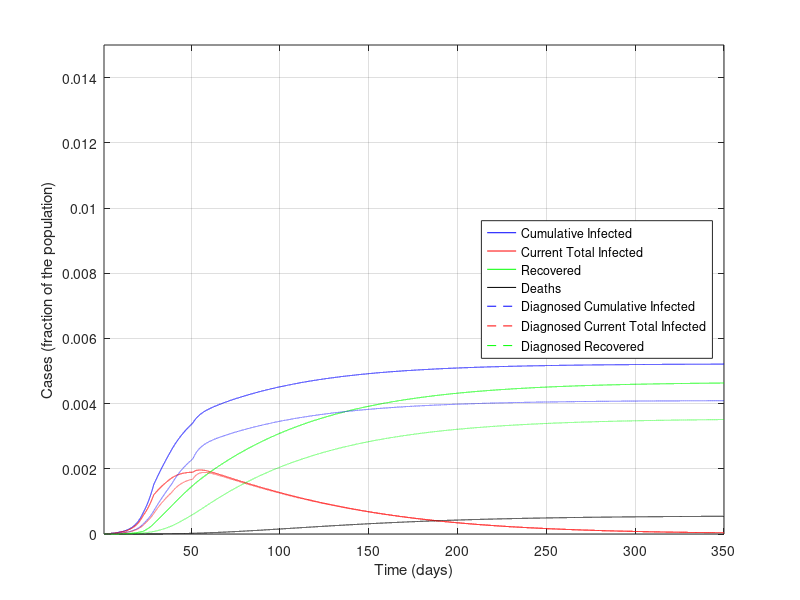
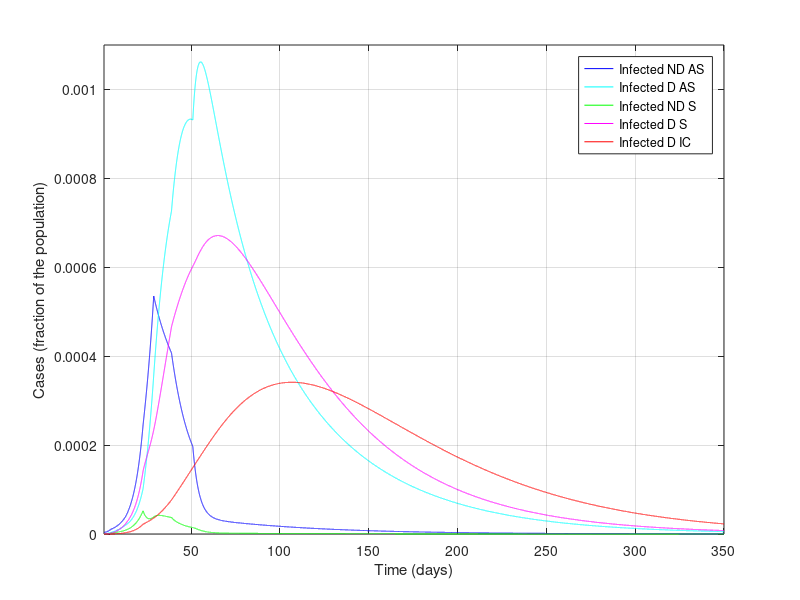

These figures' MATLAB source, in order:
%%%%%%%%%%%%%%%%%%%%%%%%%%%%%%%%%%%%%%%%
%%%%%%%%%%%%%%%%%%%%%%%%%%%%%%%%%%%%%%%%
% MATLAB Code for epidemic simulations with the SIDARTHE model in the work
%
% Modelling the COVID-19 epidemic and implementation of population-wide interventions in Italy
% by Giulia Giordano, Franco Blanchini, Raffaele Bruno, Patrizio Colaneri, Alessandro Di Filippo, Angela Di Matteo, Marta Colaneri
%
% Giulia Giordano, April 5, 2020
% Contact: giulia.giordano@unitn.it
%%%%%%%%%%%%%%%%%%%%%%%%%%%%%%%%%%%%%%%%
%%%%%%%%%%%%%%%%%%%%%%%%%%%%%%%%%%%%%%%%

clear all
close all
clc

%%%%%%%%%%%%%%%%%%%%%%%%%%%%%%%%%%%%%%%%
% DATA
%%%%%%%%%%%%%%%%%%%%%%%%%%%%%%%%%%%%%%%%

% Italian population
popolazione=60e6;

%%%%%%%%%%%%%%%%%%%%%%%%%%%%%%%%%%%%%%%%
% PARAMETERS
%%%%%%%%%%%%%%%%%%%%%%%%%%%%%%%%%%%%%%%%

% Simulation horizon: CAN BE MODIFIED AT ONE'S WILL
Orizzonte = 350;

% Plot yes/no: SET TO 1 IF PDF FIGURES MUST BE GENERATED, 0 OTHERWISE
plotPDF = 0;

% Time-step for Euler discretisation of the continuous-time system
step=0.01;

% Transmission rate due to contacts with UNDETECTED asymptomatic infected
alfa=0.57;
% Transmission rate due to contacts with DETECTED asymptomatic infected
beta=0.0114;
% Transmission rate due to contacts with UNDETECTED symptomatic infected
gamma=0.456;
% Transmission rate due to contacts with DETECTED symptomatic infected
delta=0.0114;

% Detection rate for ASYMPTOMATIC
epsilon=0.171;
% Detection rate for SYMPTOMATIC
theta=0.3705;

% Worsening rate: UNDETECTED asymptomatic infected becomes symptomatic
zeta=0.1254;
% Worsening rate: DETECTED asymptomatic infected becomes symptomatic
eta=0.1254;

% Worsening rate: UNDETECTED symptomatic infected develop life-threatening
% symptoms
mu=0.0171;
% Worsening rate: DETECTED symptomatic infected develop life-threatening
% symptoms
nu=0.0274;

% Mortality rate for infected with life-threatening symptoms
tau=0.01;

% Recovery rate for undetected asymptomatic infected
lambda=0.0342;
% Recovery rate for detected asymptomatic infected
rho=0.0342;
% Recovery rate for undetected symptomatic infected
kappa=0.0171;
% Recovery rate for detected symptomatic infected
xi=0.0171;
% Recovery rate for life-threatened symptomatic infected
sigma=0.0171;

% Rate of loss of immunity
ki=0;

%%%%%%%%%%%%%%%%%%%%%%%%%%%%%%%%%%%%%%%%
% DEFINITIONS
%%%%%%%%%%%%%%%%%%%%%%%%%%%%%%%%%%%%%%%%

% Parameters
r1=epsilon+zeta+lambda;
r2=eta+rho;
r3=theta+mu+kappa;
r4=nu+xi;
r5=sigma+tau;

% Initial R0
R0_iniziale=alfa/r1+beta*epsilon/(r1*r2)+gamma*zeta/(r1*r3)+delta*eta*epsilon/(r1*r2*r4)+delta*zeta*theta/(r1*r3*r4)

% Time horizon
t=1:step:Orizzonte;

% Vectors for time evolution of variables
S=zeros(1,length(t));
I=zeros(1,length(t));
D=zeros(1,length(t));
A=zeros(1,length(t));
R=zeros(1,length(t));
T=zeros(1,length(t));
H=zeros(1,length(t));
H_diagnosticati=zeros(1,length(t)); % DIAGNOSED recovered only!
E=zeros(1,length(t));

% Vectors for time evolution of actual/perceived Case Fatality Rate
M=zeros(1,length(t));
P=zeros(1,length(t));

%%%%%%%%%%%%%%%%%%%%%%%%%%%%%%%%%%%%%%%%
% INITIAL CONDITIONS
%%%%%%%%%%%%%%%%%%%%%%%%%%%%%%%%%%%%%%%%

I(1)=200/popolazione;
D(1)=20/popolazione;
A(1)=1/popolazione;
R(1)=2/popolazione;
T(1)=0.00;
H(1)=0.00;
E(1)=0.00;
S(1)=1-I(1)-D(1)-A(1)-R(1)-T(1)-H(1)-E(1);

H_diagnosticati(1) = 0.00; % DIAGNOSED recovered only
Infetti_reali(1)=I(1)+D(1)+A(1)+R(1)+T(1); % Actual currently infected

M(1)=0;
P(1)=0;

% Whole state vector
x=[S(1);I(1);D(1);A(1);R(1);T(1);H(1);E(1);H_diagnosticati(1);Infetti_reali(1)];

%%%%%%%%%%%%%%%%%%%%%%%%%%%%%%%%%%%%%%%%
% SIMULATION
%%%%%%%%%%%%%%%%%%%%%%%%%%%%%%%%%%%%%%%%

% "Control" binary variables to compute the new R0 every time a policy has
% changed the parameters
plottato = 0;
plottato1 = 0;
plottato_bis = 0;
plottato_tris = 0;
plottato_quat = 0;
plottato_fin = 0;

for i=2:length(t)

    if (i>4/step) % Basic social distancing (awareness, schools closed)
        alfa=0.4218;
        gamma=0.285;
        beta = 0.0057;
        delta=0.0057;
        if plottato == 0 % Compute the new R0
            r1=epsilon+zeta+lambda;
            r2=eta+rho;
            r3=theta+mu+kappa;
            r4=nu+xi;
            r5=sigma+tau;
            R0_primemisure=alfa/r1+beta*epsilon/(r1*r2)+gamma*zeta/(r1*r3)+delta*eta*epsilon/(r1*r2*r4)+delta*zeta*theta/(r1*r3*r4)
            plottato = 1;
        end
    end

    if (i>12/step)
        % Screening limited to / focused on symptomatic subjects
        epsilon=0.1425;
        if plottato1 == 0
            r1=epsilon+zeta+lambda;
            r2=eta+rho;
            r3=theta+mu+kappa;
            r4=nu+xi;
            r5=sigma+tau;
            R0_primemisureeps=alfa/r1+beta*epsilon/(r1*r2)+gamma*zeta/(r1*r3)+delta*eta*epsilon/(r1*r2*r4)+delta*zeta*theta/(r1*r3*r4)
            plottato1 = 1;
        end
    end

    if (i>22/step) % Social distancing: lockdown, mild effect

        alfa=0.36;
        beta=0.005;
        gamma=0.2;
        delta=0.005;

        mu = 0.008;
        nu = 0.015;

        zeta=0.034;
        eta=0.034;

        lambda=0.08;
        rho=0.0171;
        kappa=0.0171;
        xi=0.0171;
        sigma=0.0171;

        if plottato_bis == 0 % Compute the new R0
            r1=epsilon+zeta+lambda;
            r2=eta+rho;
            r3=theta+mu+kappa;
            r4=nu+xi;
            r5=sigma+tau;
            R0_secondemisure=(alfa*r2*r3*r4+epsilon*beta*r3*r4+gamma*zeta*r2*r4+delta*eta*epsilon*r3+delta*zeta*theta*r2)/(r1*r2*r3*r4)
            plottato_bis = 1;
        end
    end

    if (i>28/step) % Social distancing: lockdown, strong effect

        alfa=0.21;
        gamma=0.11;

        if plottato_tris == 0 % Compute the new R0
            r1=epsilon+zeta+lambda;
            r2=eta+rho;
            r3=theta+mu+kappa;
            r4=nu+xi;
            r5=sigma+tau;
            R0_terzemisure=(alfa*r2*r3*r4+epsilon*beta*r3*r4+gamma*zeta*r2*r4+delta*eta*epsilon*r3+delta*zeta*theta*r2)/(r1*r2*r3*r4)
            plottato_tris = 1;
        end
    end


    if (i>38/step) % Broader diagnosis campaign

        epsilon = 0.2;
        rho=0.02;
        kappa=0.02;
        xi=0.02;
        sigma=0.01;

        zeta=0.025;
        eta=0.025;

        if plottato_quat == 0 % Compute the new R0
            r1=epsilon+zeta+lambda;
            r2=eta+rho;
            r3=theta+mu+kappa;
            r4=nu+xi;
            r5=sigma+tau;
            R0_quartemisure=(alfa*r2*r3*r4+epsilon*beta*r3*r4+gamma*zeta*r2*r4+delta*eta*epsilon*r3+delta*zeta*theta*r2)/(r1*r2*r3*r4)
            plottato_quat = 1;
        end
    end

    % OUTLOOK: to EXPLORE POSSIBLE SCENARIOS,
    % change the parameters (after 50 days)
    if (i>50/step)

        alfa=0.2100*2;
        beta=0.0050*1;
        gamma=0.1100*1;
        delta=0.0050*1;

        epsilon= 0.2000*3;
        theta = 0.3705*1;

        zeta = 0.0250*1;
        eta  = 0.0250*1;

        mu  = 0.008*1;
        nu   = 0.0150*1;

        tau   = 0.0100*1;

        lambda   = 0.0800*1;
        rho  = 0.0200*1;
        kappa  = 0.0200*1;
        xi  = 0.0200*1;
        sigma = 0.0100*1;

        ki=0;

        if plottato_fin == 0 % Compute the new R0
            r1=epsilon+zeta+lambda;
            r2=eta+rho;
            r3=theta+mu+kappa;
            r4=nu+xi;
            r5=sigma+tau;
            R0_final=(alfa*r2*r3*r4+epsilon*beta*r3*r4+gamma*zeta*r2*r4+delta*eta*epsilon*r3+delta*zeta*theta*r2)/(r1*r2*r3*r4)
            plottato_fin = 1;
        end

    end

    % Compute the system evolution

    B=[-alfa*x(2)-beta*x(3)-gamma*x(4)-delta*x(5) 0 0 0 0 0 ki 0 0 0;
        alfa*x(2)+beta*x(3)+gamma*x(4)+delta*x(5) -(epsilon+zeta+lambda) 0 0 0 0 0 0 0 0;
        0 epsilon  -(eta+rho) 0 0 0 0 0 0 0;
        0 zeta 0 -(theta+mu+kappa) 0 0 0 0 0 0;
        0 0 eta theta -(nu+xi) 0 0 0 0 0;
        0 0 0 mu nu  -(sigma+tau) 0 0 0 0;
        0 lambda rho kappa xi sigma -ki 0 0 0;
        0 0 0 0 0 tau 0 0 0 0;
        0 0 rho 0 xi sigma 0 0 0 0;
        alfa*x(2)+beta*x(3)+gamma*x(4)+delta*x(5) 0 0 0 0 0 0 0 0 0];
    x=x+B*x*step;

    % Update variables

    S(i)=x(1);
    I(i)=x(2);
    D(i)=x(3);
    A(i)=x(4);
    R(i)=x(5);
    T(i)=x(6);
    H(i)=x(7);
    E(i)=x(8);

    H_diagnosticati(i)=x(9);
    Infetti_reali(i)=x(10);

    % Update Case Fatality Rate

    M(i)=E(i)/(S(1)-S(i));
    P(i)=E(i)/((epsilon*r3+(theta+mu)*zeta)*(I(1)+S(1)-I(i)-S(i))/(r1*r3)+(theta+mu)*(A(1)-A(i))/r3);

end

%%%%%%%%%%%%%%%%%%%%%%%%%%%%%%%%%%%%%%%%
% FINAL VALUES
%%%%%%%%%%%%%%%%%%%%%%%%%%%%%%%%%%%%%%%%

% Variables
Sbar=S(length(t));
Ibar=I(length(t));
Dbar=D(length(t));
Abar=A(length(t));
Rbar=R(length(t));
Tbar=T(length(t));
Hbar=H(length(t));
Ebar=E(length(t));

% Case fatality rate
Mbar=M(length(t));
Pbar=P(length(t));

% Case fatality rate from formulas
Mbar1=Ebar/(S(1)-Sbar);
Pbar1=Ebar/((epsilon*r3+(theta+mu)*zeta)*(I(1)+S(1)-Sbar-Ibar)/(r1*r3)+(theta+mu)*(A(1)-Abar)/r3);

%%%%%%%%%%%%%%%%%%%%%%%%%%%%%%%%%%%%%%%%
% FIGURES
%%%%%%%%%%%%%%%%%%%%%%%%%%%%%%%%%%%%%%%%

figure
plot(t,Infetti_reali,'b',t,I+D+A+R+T,'r',t,H,'g',t,E,'k')
hold on
plot(t,D+R+T+E+H_diagnosticati,'--b',t,D+R+T,'--r',t,H_diagnosticati,'--g')
xlim([t(1) t(end)])
ylim([0 0.015])
%title('Actual vs. Diagnosed Epidemic Evolution')
xlabel('Time (days)')
ylabel('Cases (fraction of the population)')
legend({'Cumulative Infected','Current Total Infected', 'Recovered', 'Deaths','Diagnosed Cumulative Infected','Diagnosed Current Total Infected', 'Diagnosed Recovered'},'Location','east')
grid

if plotPDF==1
    set(gcf, 'PaperUnits', 'centimeters');
    set(gcf, 'PaperPosition', [0 0 24 16]);
    set(gcf, 'PaperSize', [24 16]); % dimension on x axis and y axis resp.
    print(gcf,'-dpdf', ['PanoramicaEpidemiaRealevsPercepita.pdf'])
end
%

figure
plot(t,I,'b',t,D,'c',t,A,'g',t,R,'m',t,T,'r')
xlim([t(1) t(end)])
ylim([0 1.1e-3])
%title('Infected, different stages, Diagnosed vs. Non Diagnosed')
xlabel('Time (days)')
ylabel('Cases (fraction of the population)')
legend({'Infected ND AS', 'Infected D AS', 'Infected ND S', 'Infected D S', 'Infected D IC'},'Location','northeast')
grid

if plotPDF==1
    set(gcf, 'PaperUnits', 'centimeters');
    set(gcf, 'PaperPosition', [0 0 24 16]);
    set(gcf, 'PaperSize', [24 16]); % dimension on x axis and y axis resp.
    print(gcf,'-dpdf', ['SuddivisioneInfetti.pdf'])
end
